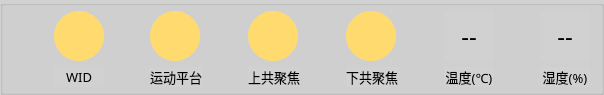
         <widget class="QGroupBox" name="groupBox_device_status">
          <property name="maximumSize">
           <size>
            <width>16777215</width>
            <height>92</height>
           </size>
          </property>
          <property name="font">
           <font>
            <family>微软雅黑</family>
            <pointsize>10</pointsize>
            <weight>75</weight>
            <bold>true</bold>
           </font>
          </property>
          <property name="styleSheet">
           <string notr="true">background-color: rgb(209, 209, 209);</string>
          </property>
          <property name="title">
           <string/>
          </property>
          <layout class="QHBoxLayout" name="horizontalLayout_14">
           <property name="topMargin">
            <number>5</number>
           </property>
           <property name="bottomMargin">
            <number>5</number>
           </property>
           <item>
            <spacer name="horizontalSpacer_4">
             <property name="orientation">
              <enum>Qt::Horizontal</enum>
             </property>
             <property name="sizeHint" stdset="0">
              <size>
               <width>40</width>
               <height>20</height>
              </size>
             </property>
            </spacer>
           </item>
           <item>
            <layout class="QVBoxLayout" name="verticalLayout_chip">
             <property name="leftMargin">
              <number>0</number>
             </property>
             <item>
              <widget class="QLabel" name="label_status_wid">
               <property name="minimumSize">
                <size>
                 <width>50</width>
                 <height>50</height>
                </size>
               </property>
               <property name="maximumSize">
                <size>
                 <width>50</width>
                 <height>50</height>
                </size>
               </property>
               <property name="layoutDirection">
                <enum>Qt::LeftToRight</enum>
               </property>
               <property name="styleSheet">
                <string notr="true">background-color: rgb(255, 219, 111);
border-radius:25px;</string>
               </property>
               <property name="text">
                <string/>
               </property>
               <property name="pixmap">
                <pixmap resource="resource.qrc">:/image/main/image/OCR.png</pixmap>
               </property>
               <property name="scaledContents">
                <bool>true</bool>
               </property>
              </widget>
             </item>
             <item>
              <widget class="QLabel" name="label_status_wid_tip">
               <property name="font">
                <font>
                 <family>微软雅黑</family>
                 <pointsize>10</pointsize>
                </font>
               </property>
               <property name="text">
                <string>WID</string>
               </property>
               <property name="alignment">
                <set>Qt::AlignCenter</set>
               </property>
              </widget>
             </item>
            </layout>
           </item>
           <item>
            <spacer name="horizontalSpacer_6">
             <property name="orientation">
              <enum>Qt::Horizontal</enum>
             </property>
             <property name="sizeHint" stdset="0">
              <size>
               <width>40</width>
               <height>20</height>
              </size>
             </property>
            </spacer>
           </item>
           <item>
            <layout class="QVBoxLayout" name="verticalLayout_10">
             <property name="leftMargin">
              <number>0</number>
             </property>
             <item>
              <widget class="QLabel" name="label_status_axis">
               <property name="minimumSize">
                <size>
                 <width>50</width>
                 <height>50</height>
                </size>
               </property>
               <property name="maximumSize">
                <size>
                 <width>50</width>
                 <height>50</height>
                </size>
               </property>
               <property name="layoutDirection">
                <enum>Qt::LeftToRight</enum>
               </property>
               <property name="styleSheet">
                <string notr="true">background-color: rgb(255, 219, 111);
border-radius:25px;</string>
               </property>
               <property name="text">
                <string/>
               </property>
               <property name="pixmap">
                <pixmap resource="resource.qrc">:/image/main/image/axis.png</pixmap>
               </property>
               <property name="scaledContents">
                <bool>true</bool>
               </property>
              </widget>
             </item>
             <item>
              <widget class="QLabel" name="label_16">
               <property name="font">
                <font>
                 <family>微软雅黑</family>
                 <pointsize>10</pointsize>
                </font>
               </property>
               <property name="text">
                <string>运动平台</string>
               </property>
               <property name="alignment">
                <set>Qt::AlignCenter</set>
               </property>
              </widget>
             </item>
            </layout>
           </item>
           <item>
            <spacer name="horizontalSpacer">
             <property name="orientation">
              <enum>Qt::Horizontal</enum>
             </property>
             <property name="sizeHint" stdset="0">
              <size>
               <width>40</width>
               <height>20</height>
              </size>
             </property>
            </spacer>
           </item>
           <item>
            <layout class="QVBoxLayout" name="verticalLayout_7">
             <item>
              <widget class="QLabel" name="label_status_colorFocus_top">
               <property name="minimumSize">
                <size>
                 <width>50</width>
                 <height>50</height>
                </size>
               </property>
               <property name="maximumSize">
                <size>
                 <width>50</width>
                 <height>50</height>
                </size>
               </property>
               <property name="styleSheet">
                <string notr="true">background-color: rgb(255, 219, 111);
border-radius:25px;
</string>
               </property>
               <property name="text">
                <string/>
               </property>
               <property name="pixmap">
                <pixmap resource="resource.qrc">:/image/main/image/jiguangbi-top.png</pixmap>
               </property>
               <property name="scaledContents">
                <bool>true</bool>
               </property>
              </widget>
             </item>
             <item>
              <widget class="QLabel" name="label_13">
               <property name="font">
                <font>
                 <family>微软雅黑</family>
                 <pointsize>10</pointsize>
                </font>
               </property>
               <property name="text">
                <string>上共聚焦</string>
               </property>
               <property name="alignment">
                <set>Qt::AlignCenter</set>
               </property>
              </widget>
             </item>
            </layout>
           </item>
           <item>
            <spacer name="horizontalSpacer_2">
             <property name="orientation">
              <enum>Qt::Horizontal</enum>
             </property>
             <property name="sizeHint" stdset="0">
              <size>
               <width>40</width>
               <height>20</height>
              </size>
             </property>
            </spacer>
           </item>
           <item>
            <layout class="QVBoxLayout" name="verticalLayout_8">
             <item>
              <widget class="QLabel" name="label_status_colorFocus_bottom">
               <property name="minimumSize">
                <size>
                 <width>50</width>
                 <height>50</height>
                </size>
               </property>
               <property name="maximumSize">
                <size>
                 <width>50</width>
                 <height>50</height>
                </size>
               </property>
               <property name="styleSheet">
                <string notr="true">background-color: rgb(255, 219, 111);
border-radius:25px;
</string>
               </property>
               <property name="text">
                <string/>
               </property>
               <property name="pixmap">
                <pixmap resource="resource.qrc">:/image/main/image/jiguangbi-bottom.png</pixmap>
               </property>
               <property name="scaledContents">
                <bool>true</bool>
               </property>
              </widget>
             </item>
             <item>
              <widget class="QLabel" name="label_14">
               <property name="font">
                <font>
                 <family>微软雅黑</family>
                 <pointsize>10</pointsize>
                </font>
               </property>
               <property name="text">
                <string>下共聚焦</string>
               </property>
               <property name="alignment">
                <set>Qt::AlignCenter</set>
               </property>
              </widget>
             </item>
            </layout>
           </item>
           <item>
            <spacer name="horizontalSpacer_3">
             <property name="orientation">
              <enum>Qt::Horizontal</enum>
             </property>
             <property name="sizeHint" stdset="0">
              <size>
               <width>40</width>
               <height>20</height>
              </size>
             </property>
            </spacer>
           </item>
           <item>
            <layout class="QVBoxLayout" name="verticalLayout_20">
             <item>
              <widget class="QLabel" name="label_Temp">
               <property name="minimumSize">
                <size>
                 <width>50</width>
                 <height>50</height>
                </size>
               </property>
               <property name="maximumSize">
                <size>
                 <width>50</width>
                 <height>50</height>
                </size>
               </property>
               <property name="font">
                <font>
                 <family>微软雅黑</family>
                 <pointsize>18</pointsize>
                 <weight>50</weight>
                 <bold>false</bold>
                </font>
               </property>
               <property name="text">
                <string>--</string>
               </property>
               <property name="alignment">
                <set>Qt::AlignCenter</set>
               </property>
              </widget>
             </item>
             <item>
              <widget class="QLabel" name="label_31">
               <property name="font">
                <font>
                 <family>微软雅黑</family>
                 <pointsize>10</pointsize>
                </font>
               </property>
               <property name="text">
                <string>温度(℃)</string>
               </property>
               <property name="alignment">
                <set>Qt::AlignCenter</set>
               </property>
              </widget>
             </item>
            </layout>
           </item>
           <item>
            <spacer name="horizontalSpacer_8">
             <property name="orientation">
              <enum>Qt::Horizontal</enum>
             </property>
             <property name="sizeHint" stdset="0">
              <size>
               <width>40</width>
               <height>20</height>
              </size>
             </property>
            </spacer>
           </item>
           <item>
            <layout class="QVBoxLayout" name="verticalLayout_24">
             <item>
              <widget class="QLabel" name="label_humidity">
               <property name="minimumSize">
                <size>
                 <width>50</width>
                 <height>50</height>
                </size>
               </property>
               <property name="maximumSize">
                <size>
                 <width>50</width>
                 <height>50</height>
                </size>
               </property>
               <property name="font">
                <font>
                 <family>微软雅黑</family>
                 <pointsize>18</pointsize>
                 <weight>50</weight>
                 <bold>false</bold>
                </font>
               </property>
               <property name="text">
                <string>--</string>
               </property>
               <property name="alignment">
                <set>Qt::AlignCenter</set>
               </property>
              </widget>
             </item>
             <item>
              <widget class="QLabel" name="label_34">
               <property name="font">
                <font>
                 <family>微软雅黑</family>
                 <pointsize>10</pointsize>
                </font>
               </property>
               <property name="text">
                <string>湿度(%)</string>
               </property>
               <property name="alignment">
                <set>Qt::AlignCenter</set>
               </property>
              </widget>
             </item>
            </layout>
           </item>
          </layout>
         </widget>
